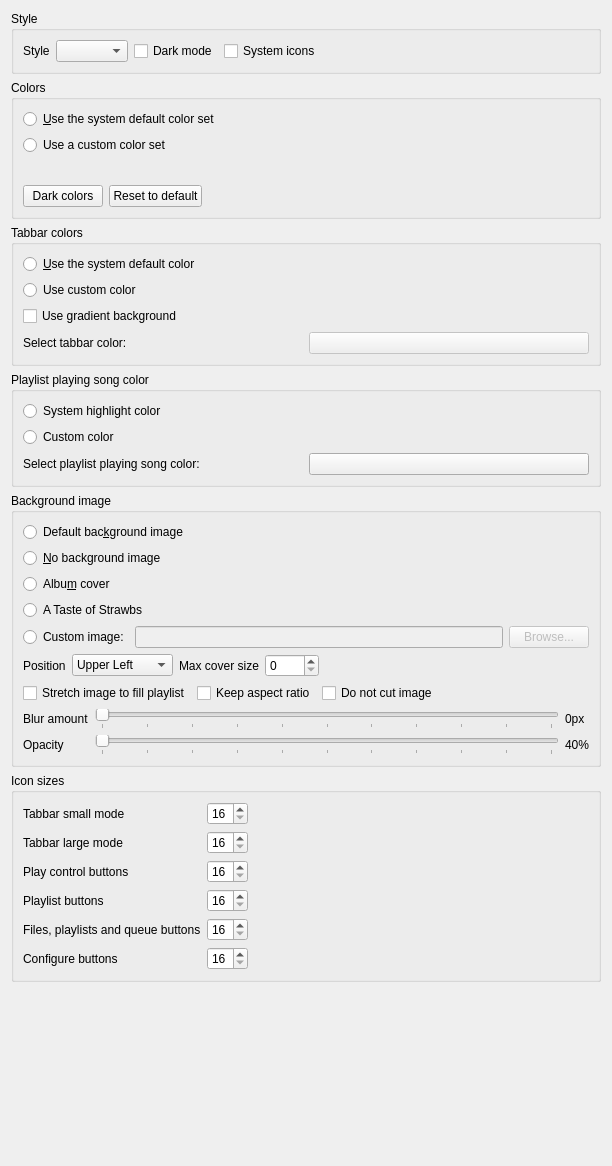
<?xml version="1.0" encoding="UTF-8"?>
<ui version="4.0">
 <class>AppearanceSettingsPage</class>
 <widget class="QWidget" name="AppearanceSettingsPage">
  <property name="geometry">
   <rect>
    <x>0</x>
    <y>0</y>
    <width>612</width>
    <height>1166</height>
   </rect>
  </property>
  <property name="windowTitle">
   <string>Appearance</string>
  </property>
  <layout class="QVBoxLayout" name="layout_appearancesettingspage">
   <item>
    <widget class="QGroupBox" name="groupbox_style">
     <property name="title">
      <string>Style</string>
     </property>
     <layout class="QVBoxLayout" name="verticalLayout">
      <item>
       <layout class="QHBoxLayout" name="layout_style">
        <item>
         <widget class="QLabel" name="label_style">
          <property name="text">
           <string>Style</string>
          </property>
         </widget>
        </item>
        <item>
         <widget class="QComboBox" name="combobox_style">
          <property name="toolTip">
           <string>You might need to restart Barebuh for this setting to fully apply</string>
          </property>
         </widget>
        </item>
        <item>
         <widget class="QCheckBox" name="checkbox_dark_mode">
          <property name="text">
           <string>Dark mode</string>
          </property>
         </widget>
        </item>
        <item>
         <widget class="QCheckBox" name="checkbox_system_icons">
          <property name="toolTip">
           <string>You need to restart Barebuh for this setting to take effect</string>
          </property>
          <property name="text">
           <string>System icons</string>
          </property>
         </widget>
        </item>
        <item>
         <spacer name="spacer_style">
          <property name="orientation">
           <enum>Qt::Horizontal</enum>
          </property>
          <property name="sizeHint" stdset="0">
           <size>
            <width>40</width>
            <height>20</height>
           </size>
          </property>
         </spacer>
        </item>
       </layout>
      </item>
     </layout>
    </widget>
   </item>
   <item>
    <widget class="QGroupBox" name="groupbox_colors">
     <property name="toolTip">
      <string>Changing colors is only supported with some styles</string>
     </property>
     <property name="title">
      <string>Colors</string>
     </property>
     <layout class="QVBoxLayout" name="layout_colors">
      <item>
       <widget class="QRadioButton" name="use_system_color_set">
        <property name="text">
         <string>&amp;Use the system default color set</string>
        </property>
       </widget>
      </item>
      <item>
       <widget class="QRadioButton" name="use_custom_color_set">
        <property name="text">
         <string>Use a custom color set</string>
        </property>
       </widget>
      </item>
      <item>
       <widget class="QWidget" name="widget_custom_colors" native="true">
        <layout class="QFormLayout" name="layout_custom_colors"/>
       </widget>
      </item>
      <item>
       <layout class="QHBoxLayout" name="layout_color_presets">
        <item>
         <widget class="QPushButton" name="button_dark_colors">
          <property name="toolTip">
           <string>Set a custom color set suitable for a dark theme</string>
          </property>
          <property name="text">
           <string>Dark colors</string>
          </property>
         </widget>
        </item>
        <item>
         <widget class="QPushButton" name="button_reset_colors">
          <property name="toolTip">
           <string>Reset the custom color set to the system default colors</string>
          </property>
          <property name="text">
           <string>Reset to default</string>
          </property>
         </widget>
        </item>
        <item>
         <spacer name="spacer_color_presets">
          <property name="orientation">
           <enum>Qt::Horizontal</enum>
          </property>
          <property name="sizeHint" stdset="0">
           <size>
            <width>40</width>
            <height>20</height>
           </size>
          </property>
         </spacer>
        </item>
       </layout>
      </item>
     </layout>
    </widget>
   </item>
   <item>
    <widget class="QGroupBox" name="groupbox_tabbar_colors">
     <property name="title">
      <string>Tabbar colors</string>
     </property>
     <layout class="QVBoxLayout" name="layout_tabbar_colors">
      <item>
       <widget class="QRadioButton" name="tabbar_system_color">
        <property name="text">
         <string>&amp;Use the system default color</string>
        </property>
       </widget>
      </item>
      <item>
       <widget class="QRadioButton" name="tabbar_custom_color">
        <property name="text">
         <string>Use custom color</string>
        </property>
       </widget>
      </item>
      <item>
       <widget class="QCheckBox" name="tabbar_gradient">
        <property name="text">
         <string>Use gradient background</string>
        </property>
       </widget>
      </item>
      <item>
       <layout class="QHBoxLayout" name="layout_tabbar_color">
        <item>
         <widget class="QLabel" name="label_tabbar_color">
          <property name="enabled">
           <bool>true</bool>
          </property>
          <property name="text">
           <string>Select tabbar color:</string>
          </property>
         </widget>
        </item>
        <item>
         <widget class="QPushButton" name="select_tabbar_color">
          <property name="enabled">
           <bool>false</bool>
          </property>
          <property name="text">
           <string notr="true"/>
          </property>
         </widget>
        </item>
       </layout>
      </item>
     </layout>
    </widget>
   </item>
   <item>
    <widget class="QGroupBox" name="playlist_playing_song_color">
     <property name="title">
      <string>Playlist playing song color</string>
     </property>
     <layout class="QVBoxLayout" name="layout_playlist_playing_song_color">
      <item>
       <widget class="QRadioButton" name="playlist_playing_song_color_system">
        <property name="text">
         <string>System highlight color</string>
        </property>
       </widget>
      </item>
      <item>
       <widget class="QRadioButton" name="playlist_playing_song_color_custom">
        <property name="text">
         <string>Custom color</string>
        </property>
       </widget>
      </item>
      <item>
       <layout class="QHBoxLayout" name="layout_playlist_playing_song_color_custom">
        <item>
         <widget class="QLabel" name="label_select_playlist_playing_song_color">
          <property name="text">
           <string>Select playlist playing song color:</string>
          </property>
         </widget>
        </item>
        <item>
         <widget class="QPushButton" name="select_playlist_playing_song_color">
          <property name="text">
           <string/>
          </property>
         </widget>
        </item>
       </layout>
      </item>
     </layout>
    </widget>
   </item>
   <item>
    <widget class="QGroupBox" name="groupbox_background_image">
     <property name="title">
      <string>Background image</string>
     </property>
     <layout class="QVBoxLayout" name="layout_background_image">
      <item>
       <widget class="QRadioButton" name="use_default_background">
        <property name="text">
         <string>Default bac&amp;kground image</string>
        </property>
       </widget>
      </item>
      <item>
       <widget class="QRadioButton" name="use_no_background">
        <property name="text">
         <string>&amp;No background image</string>
        </property>
       </widget>
      </item>
      <item>
       <widget class="QRadioButton" name="use_album_cover_background">
        <property name="toolTip">
         <string>The album cover of the currently playing song</string>
        </property>
        <property name="text">
         <string>Albu&amp;m cover</string>
        </property>
       </widget>
      </item>
      <item>
       <widget class="QRadioButton" name="use_strawbs_background">
        <property name="text">
         <string notr="true">A Taste of Strawbs</string>
        </property>
       </widget>
      </item>
      <item>
       <layout class="QHBoxLayout" name="layout_custom_image">
        <item>
         <widget class="QRadioButton" name="use_custom_background_image">
          <property name="text">
           <string>Custom image:</string>
          </property>
         </widget>
        </item>
        <item>
         <widget class="QLineEdit" name="background_image_filename">
          <property name="enabled">
           <bool>false</bool>
          </property>
          <property name="text">
           <string notr="true"/>
          </property>
         </widget>
        </item>
        <item>
         <widget class="QPushButton" name="select_background_image_filename_button">
          <property name="enabled">
           <bool>false</bool>
          </property>
          <property name="text">
           <string>Browse...</string>
          </property>
         </widget>
        </item>
       </layout>
      </item>
      <item>
       <widget class="QWidget" name="widget_background_image_options" native="true">
        <layout class="QVBoxLayout" name="layout_custom_background_image_options">
         <property name="leftMargin">
          <number>0</number>
         </property>
         <property name="topMargin">
          <number>0</number>
         </property>
         <property name="rightMargin">
          <number>0</number>
         </property>
         <property name="bottomMargin">
          <number>0</number>
         </property>
         <item>
          <widget class="QWidget" name="widget_background_image_custom_position" native="true">
           <layout class="QHBoxLayout" name="layout_custom_position">
            <property name="leftMargin">
             <number>0</number>
            </property>
            <property name="topMargin">
             <number>0</number>
            </property>
            <property name="rightMargin">
             <number>0</number>
            </property>
            <property name="bottomMargin">
             <number>0</number>
            </property>
            <item>
             <widget class="QLabel" name="label_background_image_position">
              <property name="text">
               <string>Position</string>
              </property>
             </widget>
            </item>
            <item>
             <widget class="QComboBox" name="combobox_background_image_position">
              <item>
               <property name="text">
                <string>Upper Left</string>
               </property>
              </item>
              <item>
               <property name="text">
                <string>Upper Right</string>
               </property>
              </item>
              <item>
               <property name="text">
                <string>Middle</string>
               </property>
              </item>
              <item>
               <property name="text">
                <string>Bottom Left</string>
               </property>
              </item>
              <item>
               <property name="text">
                <string>Bottom Right</string>
               </property>
              </item>
             </widget>
            </item>
            <item>
             <widget class="QLabel" name="label_background_image_max_cover_size">
              <property name="text">
               <string>Max cover size</string>
              </property>
             </widget>
            </item>
            <item>
             <widget class="QSpinBox" name="spinbox_background_image_maxsize">
              <property name="minimum">
               <number>0</number>
              </property>
              <property name="maximum">
               <number>9000</number>
              </property>
             </widget>
            </item>
            <item>
             <spacer name="spacer_background_image_position">
              <property name="orientation">
               <enum>Qt::Horizontal</enum>
              </property>
              <property name="sizeHint" stdset="0">
               <size>
                <width>40</width>
                <height>20</height>
               </size>
              </property>
             </spacer>
            </item>
           </layout>
          </widget>
         </item>
         <item>
          <widget class="QWidget" name="widget_background_image_stretch" native="true">
           <layout class="QHBoxLayout" name="layout_background_image_stretch">
            <property name="leftMargin">
             <number>0</number>
            </property>
            <property name="topMargin">
             <number>0</number>
            </property>
            <property name="rightMargin">
             <number>0</number>
            </property>
            <property name="bottomMargin">
             <number>0</number>
            </property>
            <item>
             <widget class="QCheckBox" name="checkbox_background_image_stretch">
              <property name="text">
               <string>Stretch image to fill playlist</string>
              </property>
             </widget>
            </item>
            <item>
             <widget class="QCheckBox" name="checkbox_background_image_keep_aspect_ratio">
              <property name="text">
               <string>Keep aspect ratio</string>
              </property>
             </widget>
            </item>
            <item>
             <widget class="QCheckBox" name="checkbox_background_image_do_not_cut">
              <property name="text">
               <string>Do not cut image</string>
              </property>
             </widget>
            </item>
            <item>
             <spacer name="spacer_background_image_stretch">
              <property name="orientation">
               <enum>Qt::Horizontal</enum>
              </property>
              <property name="sizeHint" stdset="0">
               <size>
                <width>40</width>
                <height>20</height>
               </size>
              </property>
             </spacer>
            </item>
           </layout>
          </widget>
         </item>
         <item>
          <layout class="QGridLayout" name="layout_background_image_blur_opacity">
           <item row="0" column="0">
            <widget class="QLabel" name="label_background_image_blur">
             <property name="enabled">
              <bool>true</bool>
             </property>
             <property name="text">
              <string>Blur amount</string>
             </property>
            </widget>
           </item>
           <item row="0" column="1">
            <widget class="QSlider" name="slider_background_image_blur">
             <property name="minimum">
              <number>0</number>
             </property>
             <property name="maximum">
              <number>100</number>
             </property>
             <property name="orientation">
              <enum>Qt::Horizontal</enum>
             </property>
             <property name="tickPosition">
              <enum>QSlider::TicksBelow</enum>
             </property>
             <property name="tickInterval">
              <number>10</number>
             </property>
            </widget>
           </item>
           <item row="0" column="2">
            <widget class="QLabel" name="label_background_image_blur_radius">
             <property name="enabled">
              <bool>true</bool>
             </property>
             <property name="text">
              <string>0px</string>
             </property>
            </widget>
           </item>
           <item row="1" column="0">
            <widget class="QLabel" name="label_background_image_opacity">
             <property name="text">
              <string>Opacity</string>
             </property>
            </widget>
           </item>
           <item row="1" column="1">
            <widget class="QSlider" name="slider_background_image_opacity">
             <property name="maximum">
              <number>100</number>
             </property>
             <property name="singleStep">
              <number>10</number>
             </property>
             <property name="orientation">
              <enum>Qt::Horizontal</enum>
             </property>
             <property name="tickPosition">
              <enum>QSlider::TicksBelow</enum>
             </property>
             <property name="tickInterval">
              <number>10</number>
             </property>
            </widget>
           </item>
           <item row="1" column="2">
            <widget class="QLabel" name="label_background_image_opacity_2">
             <property name="text">
              <string>40%</string>
             </property>
            </widget>
           </item>
          </layout>
         </item>
        </layout>
       </widget>
      </item>
     </layout>
    </widget>
   </item>
   <item>
    <widget class="QGroupBox" name="groupbox_icon_sizes">
     <property name="title">
      <string>Icon sizes</string>
     </property>
     <layout class="QHBoxLayout" name="layout_groupbox_icon_sizes">
      <item>
       <layout class="QGridLayout" name="layout_icon_sizes">
        <item row="3" column="0">
         <widget class="QLabel" name="label_icon_size_playlist_buttons">
          <property name="text">
           <string>Playlist buttons</string>
          </property>
         </widget>
        </item>
        <item row="1" column="0">
         <widget class="QLabel" name="label_icon_size_tabbar_large_mode">
          <property name="text">
           <string>Tabbar large mode</string>
          </property>
         </widget>
        </item>
        <item row="2" column="0">
         <widget class="QLabel" name="label_icon_size_play_control_buttons">
          <property name="text">
           <string>Play control buttons</string>
          </property>
         </widget>
        </item>
        <item row="2" column="1">
         <widget class="QSpinBox" name="spinbox_icon_size_play_control_buttons">
          <property name="minimum">
           <number>16</number>
          </property>
          <property name="maximum">
           <number>64</number>
          </property>
         </widget>
        </item>
        <item row="4" column="1">
         <widget class="QSpinBox" name="spinbox_icon_size_left_panel_buttons">
          <property name="minimum">
           <number>16</number>
          </property>
          <property name="maximum">
           <number>64</number>
          </property>
         </widget>
        </item>
        <item row="5" column="0">
         <widget class="QLabel" name="label_icon_size_configure_buttons">
          <property name="text">
           <string>Configure buttons</string>
          </property>
         </widget>
        </item>
        <item row="3" column="1">
         <widget class="QSpinBox" name="spinbox_icon_size_playlist_buttons">
          <property name="minimum">
           <number>16</number>
          </property>
          <property name="maximum">
           <number>64</number>
          </property>
         </widget>
        </item>
        <item row="5" column="1">
         <widget class="QSpinBox" name="spinbox_icon_size_configure_buttons">
          <property name="minimum">
           <number>16</number>
          </property>
          <property name="maximum">
           <number>64</number>
          </property>
         </widget>
        </item>
        <item row="4" column="0">
         <widget class="QLabel" name="label_icon_size_left_panel_buttons">
          <property name="text">
           <string>Files, playlists and queue buttons</string>
          </property>
         </widget>
        </item>
        <item row="1" column="1">
         <widget class="QSpinBox" name="spinbox_icon_size_tabbar_large_mode">
          <property name="minimum">
           <number>16</number>
          </property>
          <property name="maximum">
           <number>64</number>
          </property>
         </widget>
        </item>
        <item row="0" column="0">
         <widget class="QLabel" name="label_icon_size_tabbar_small_mode">
          <property name="text">
           <string>Tabbar small mode</string>
          </property>
         </widget>
        </item>
        <item row="0" column="1">
         <widget class="QSpinBox" name="spinbox_icon_size_tabbar_small_mode">
          <property name="minimum">
           <number>16</number>
          </property>
          <property name="maximum">
           <number>64</number>
          </property>
         </widget>
        </item>
       </layout>
      </item>
      <item>
       <spacer name="spacer_icon_sizes">
        <property name="orientation">
         <enum>Qt::Horizontal</enum>
        </property>
        <property name="sizeHint" stdset="0">
         <size>
          <width>40</width>
          <height>20</height>
         </size>
        </property>
       </spacer>
      </item>
     </layout>
    </widget>
   </item>
   <item>
    <spacer name="spacer_bottom">
     <property name="orientation">
      <enum>Qt::Vertical</enum>
     </property>
     <property name="sizeHint" stdset="0">
      <size>
       <width>20</width>
       <height>40</height>
      </size>
     </property>
    </spacer>
   </item>
  </layout>
 </widget>
 <tabstops>
  <tabstop>combobox_style</tabstop>
  <tabstop>checkbox_dark_mode</tabstop>
  <tabstop>checkbox_system_icons</tabstop>
  <tabstop>use_system_color_set</tabstop>
  <tabstop>use_custom_color_set</tabstop>
  <tabstop>button_dark_colors</tabstop>
  <tabstop>button_reset_colors</tabstop>
  <tabstop>tabbar_system_color</tabstop>
  <tabstop>tabbar_custom_color</tabstop>
  <tabstop>tabbar_gradient</tabstop>
  <tabstop>select_tabbar_color</tabstop>
  <tabstop>playlist_playing_song_color_system</tabstop>
  <tabstop>playlist_playing_song_color_custom</tabstop>
  <tabstop>select_playlist_playing_song_color</tabstop>
  <tabstop>use_default_background</tabstop>
  <tabstop>use_no_background</tabstop>
  <tabstop>use_album_cover_background</tabstop>
  <tabstop>use_strawbs_background</tabstop>
  <tabstop>use_custom_background_image</tabstop>
  <tabstop>background_image_filename</tabstop>
  <tabstop>select_background_image_filename_button</tabstop>
  <tabstop>combobox_background_image_position</tabstop>
  <tabstop>spinbox_background_image_maxsize</tabstop>
  <tabstop>checkbox_background_image_stretch</tabstop>
  <tabstop>checkbox_background_image_keep_aspect_ratio</tabstop>
  <tabstop>checkbox_background_image_do_not_cut</tabstop>
  <tabstop>slider_background_image_blur</tabstop>
  <tabstop>slider_background_image_opacity</tabstop>
  <tabstop>spinbox_icon_size_tabbar_small_mode</tabstop>
  <tabstop>spinbox_icon_size_tabbar_large_mode</tabstop>
  <tabstop>spinbox_icon_size_play_control_buttons</tabstop>
  <tabstop>spinbox_icon_size_playlist_buttons</tabstop>
  <tabstop>spinbox_icon_size_left_panel_buttons</tabstop>
  <tabstop>spinbox_icon_size_configure_buttons</tabstop>
 </tabstops>
 <resources/>
 <connections/>
</ui>
